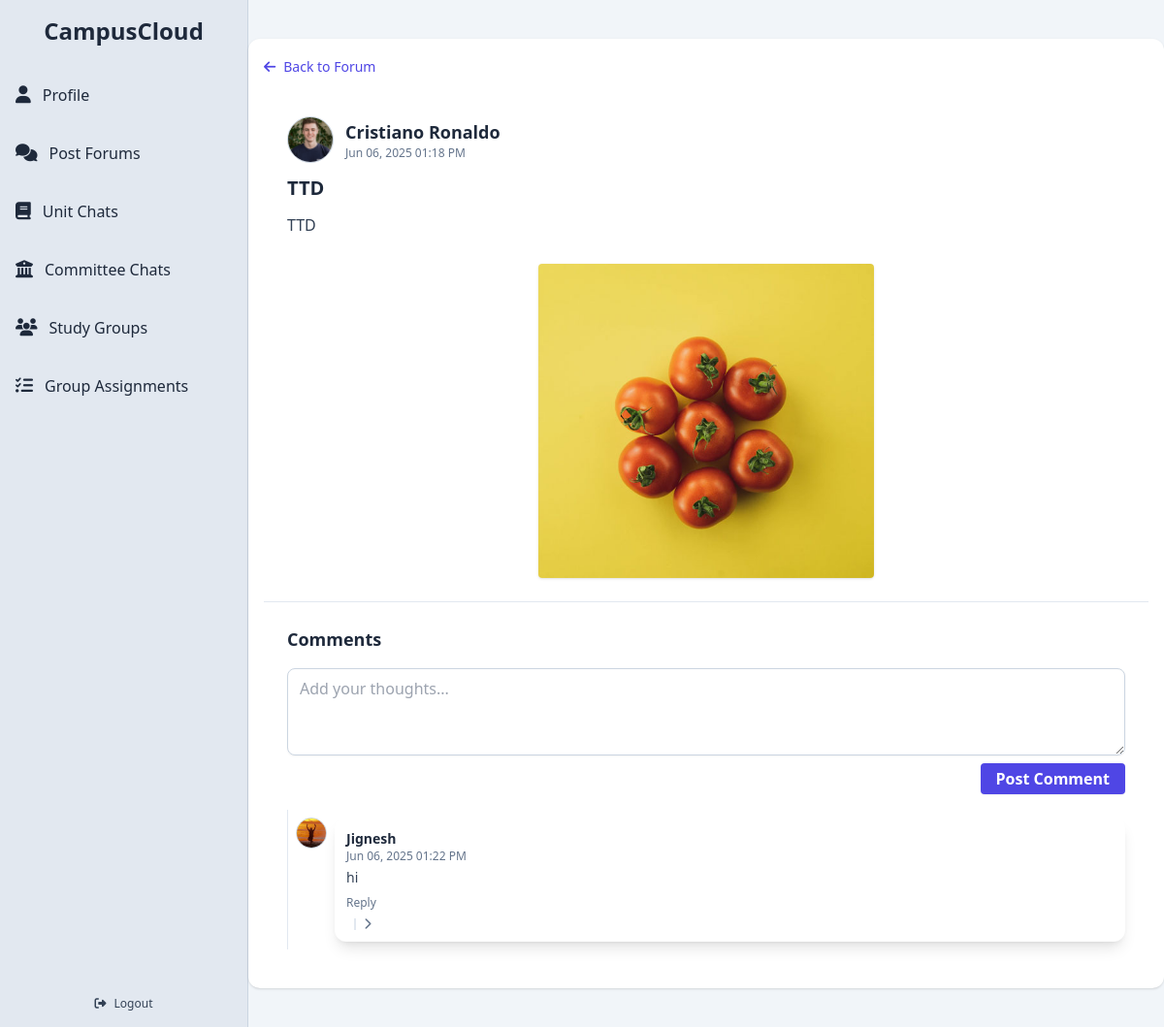
/post/1, run on the app's committed database.
### app/models.py (models this page shows, shortened)
class User(db.Model, UserMixin):
    __tablename__ = 'users'
    id = db.Column(db.Integer, primary_key=True)
    display_name = db.Column(db.String(100))
    student_number = db.Column(db.String(50), unique=True, nullable=False)
    email = db.Column(db.String(120), unique=True, nullable=False)
    password_hash = db.Column(db.String(128), nullable=False)
    bio = db.Column(db.Text)
    job_title = db.Column(db.String(100))
    phone = db.Column(db.String(20))
    university = db.Column(db.String(100))
    faculty = db.Column(db.String(100))
    major = db.Column(db.String(100))
    quote = db.Column(db.Text)
    skills = db.Column(db.Text)  # comma-separated skills
    profile_picture = db.Column(db.String(255))
    cover_picture = db.Column(db.String(255))
    created_at = db.Column(db.DateTime, default=db.func.now())
    committees = db.relationship('Committee', secondary=user_committees, backref='members', lazy='dynamic')
    posts = db.relationship('Post', backref='author', cascade='all, delete-orphan', passive_deletes=True, lazy='dynamic')
    comments = db.relationship('Comment', backref='author', cascade='all, delete-orphan', passive_deletes=True, lazy='dynamic')
    @property
    def skills_list(self):
        return [skill.strip() for skill in self.skills.split(',')] if self.skills else []

class Post(db.Model):
    __tablename__ = 'posts'
    id = db.Column(db.Integer, primary_key=True)
    title = db.Column(db.String(200))
    content = db.Column(db.Text, nullable=False)
    image_url = db.Column(db.String(255))
    created_at = db.Column(db.DateTime, default=db.func.now())
    likes = db.Column(db.Integer, default=0)
    user_id = db.Column(db.Integer, db.ForeignKey('users.id', ondelete='CASCADE', name='fk_posts_user_id'), nullable=False)
    committee_id = db.Column(db.Integer, db.ForeignKey('committees.id', ondelete='SET NULL', name='fk_posts_committee_id'), nullable=True)
    committee = db.relationship('Committee', backref='posts', lazy='joined')
    comments = db.relationship('Comment', backref='post', cascade='all, delete-orphan', passive_deletes=True, lazy='dynamic')

class Comment(db.Model):
    __tablename__ = 'comments'
    id = db.Column(db.Integer, primary_key=True)
    content = db.Column(db.Text, nullable=False)
    created_at = db.Column(db.DateTime, default=db.func.now())
    post_id = db.Column(db.Integer, db.ForeignKey('posts.id', ondelete='CASCADE', name='fk_comments_post_id'), nullable=False)
    user_id = db.Column(db.Integer, db.ForeignKey('users.id', ondelete='CASCADE', name='fk_comments_user_id'), nullable=False)
    parent_id = db.Column(db.Integer, db.ForeignKey('comments.id', ondelete='CASCADE', name='fk_comments_parent_id'), nullable=True)
    replies = db.relationship(
        'Comment',
        backref=db.backref('parent', remote_side=[id]),
        cascade='all, delete-orphan',
        passive_deletes=True
    )

### app/routes.py (the view)
@bp.route('/post/<int:post_id>')
def post_thread(post_id):
    post = Post.query.get_or_404(post_id)
    comments = Comment.query.filter_by(post_id=post_id, parent_id=None).order_by(Comment.created_at.asc()).all()
    return render_template('post_threadUI.html', post=post, comments=comments)

### app/templates/post_threadUI.html (shortened to what this page needs)
{% extends "base.html" %}
{% block content %}
<div class="w-full bg-slate-100 min-h-screen py-6">
  <div class="mx-auto my-4 p-4 w-full max-w-6xl bg-white rounded-xl shadow overflow-hidden">
    <div class="mb-4">
      <a href="{{ url_for('routes.post_forum') }}"
         class="inline-flex items-center gap-2 text-sm font-medium text-indigo-600 hover:text-indigo-800 transition">
        <i class="fas fa-arrow-left"></i> Back to Forum
      </a>
    </div>
    <div class="p-6 flex flex-col gap-3 border-b border-slate-200">
      <div class="flex items-center gap-3">
        <img src="{{ post.author.profile_picture or 'https://cdn-icons-png.flaticon.com/512/149/149071.png' }}"
             alt="Profile picture"
             class="w-12 h-12 rounded-full object-cover border border-slate-300" />
        <div>
          <h3 class="text-lg font-semibold text-slate-800">{{ post.author.display_name or 'Anonymous' }}</h3>
          <p class="text-xs text-slate-500">{{ post.created_at.strftime('%b %d, %Y %I:%M %p') }}</p>
        </div>
      </div>
      <h2 class="text-xl font-bold text-slate-800">{{ post.title or 'Untitled Post' }}</h2>
      <p class="text-slate-700 text-base">{{ post.content }}</p>
      {% if post.image_url %}
      <div class="flex justify-center mt-4">
        <img src="{{ '/' + post.image_url }}" alt="Post Image" class="w-2/5 rounded shadow" />
      </div>
      {% endif %}
    </div>
    <div class="p-6 flex flex-col gap-4">
      <h2 class="text-lg font-semibold text-slate-800">Comments</h2>
      <form id="commentForm" class="flex flex-col gap-2">
        <textarea id="commentContent" name="content" rows="3" placeholder="Add your thoughts..."
          class="w-full border border-slate-300 rounded-lg shadow-sm px-3 py-2 focus:ring focus:ring-indigo-200 focus:border-indigo-400 outline-none transition"></textarea>
        <button type="submit"
          class="self-end bg-indigo-600 hover:bg-indigo-700 text-white font-semibold px-4 py-1 rounded shadow-sm transition">Post
          Comment</button>
      </form>
      <div id="commentsContainer" class="space-y-4">
        {% macro render_comment(comment, level=0) %}
        <div class="pl-{{ (level + 2) ~ '' }} py-2 border-l border-slate-200">
          <div class="flex gap-2 items-start">
            <img src="{{ comment.author.profile_picture or 'https://cdn-icons-png.flaticon.com/512/149/149071.png' }}"
                 alt="Profile picture"
                 class="w-8 h-8 rounded-full object-cover border border-slate-300 shrink-0" />
            <div class="flex-1 rounded-xl p-3 transition {{ level == 0 and 'bg-white shadow-lg hover:shadow-2xl' or 'bg-white shadow hover:shadow-md' }}">
              <h4 class="text-sm font-semibold text-slate-800">{{ comment.author.display_name or 'Anonymous' }}</h4>
              <p class="text-xs text-slate-500">{{ comment.created_at.strftime('%b %d, %Y %I:%M %p') }}</p>
              <p class="text-slate-700 text-sm mt-1">{{ comment.content }}</p>
              <div class="flex justify-between items-center mt-2 text-xs text-slate-500">
                <button onclick="toggleReplyForm(this)" class="hover:text-indigo-600 transition">Reply</button>
              </div>
              {% if comment.replies %}
              <div class="ml-2 mt-2 border-l-2 border-slate-200 pl-2">
                <button class="toggle-replies-btn text-xs text-slate-500 hover:text-indigo-600 flex items-center gap-1 transition"
                  onclick="toggleReplies(this)">
                  <i class="fas fa-chevron-right transition-transform"></i>
                </button>
              </div>
              {% endif %}
            </div>
          </div>
        </div>
        {% endmacro %}
        {% for comment in comments %}
        {{ render_comment(comment) }}
        {% endfor %}
      </div>
    </div>
  </div>
</div>
{% endblock %}

### data on the page
User: author (picture), author "Cristiano Ronaldo"
Post: created_at "Jun 06, 2025 01:18 PM", title "TTD", content "TTD", image_url (picture)
Comment: author (picture), author "Jignesh", created_at "Jun 06, 2025 01:22 PM", content "hi"
